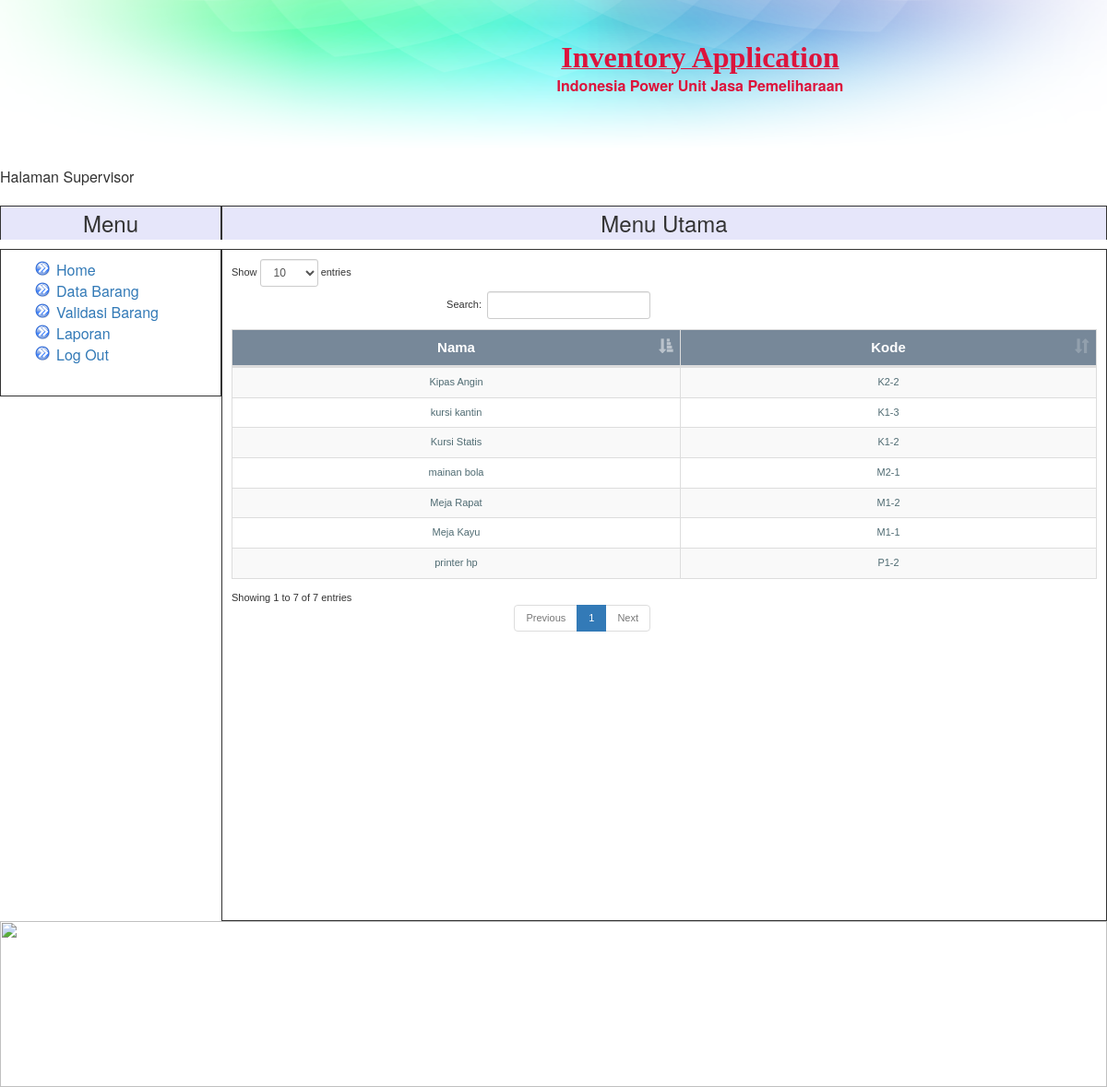
Screenshot of /supervisor/index.php?page=kode_barang (signed in) with the database file from the repository.
### tables this page shows
CREATE TABLE IF NOT EXISTS `barang2` (
`id` int(11) NOT NULL,
  `no_urut` int(11) NOT NULL,
  `header` varchar(5) NOT NULL,
  `nama_j` varchar(25) NOT NULL,
  `createdby` varchar(10) NOT NULL
);

### supervisor/kode_barang.php (the view)
<?php
include "../include/koneksi_db.php";
$user = $_SESSION['user'];
$cariuser = mysql_query("select * from admin where username='$user'" , $konek);
$cs = mysql_fetch_array($cariuser);
$userr = $cs['kode'];
$querytabel = mysql_query("select * from barang2 where createdby='$userr' order by header");
?>
<form>
<table  id="example1" class="table table-bordered table-striped">
<thead>
<tr>
<td class="head-data4">Nama</td>
<td class="head-data4">Kode</td>
</tr>
</thead>
<tbody>
<?php
while ($hasil=mysql_fetch_array($querytabel)) {
$kode = $hasil['header'] . "-" . $hasil['no_urut'];
echo "<tr>
	  <td class='td-data'>$hasil[nama_j]</td>
	  <td class='td-data'>$kode</td>
</tr>";
}
?>
</tbody>
</table>
</form>

### include/style.css (style rules this page uses)
body { background-color: #FFFFFF; color: black; margin-top: 0px; margin-left: 50px; margin-right: 50px; font-family: arial; font-size: 14px; }
.td-data { font: normal 11px "Trebuchet MS", Verdana, Arial, Helvetica, sans-serif; border-right: 1px solid #C1DAD7; border-bottom: 1px solid #C1DAD7; padding: 3px 6px 3px 6px; color: #4f6b72; width: auto; text-align: center; }
.head-data4 { font: normal 15px "Trebuchet MS", Verdana, Arial, Helvetica, sans-serif; border-right: 1px solid #C1DAD7; border-bottom: 1px solid #C1DAD7; padding: 3px 6px 3px 6px; color: #FFFFFF; width: 10px; text-align: center; background-color:#778899; font-weight: bold; }

### rows the page displays
barang2: nama_j "Kursi Statis", kode "K1-2"
barang2: nama_j "kursi kantin", kode "K1-3"
barang2: nama_j "Kipas Angin", kode "K2-2"
barang2: nama_j "Meja Kayu", kode "M1-1"
barang2: nama_j "Meja Rapat", kode "M1-2"
barang2: nama_j "mainan bola", kode "M2-1"
barang2: nama_j "printer hp", kode "P1-2"

### other values shown
$j "Menu Utama"
